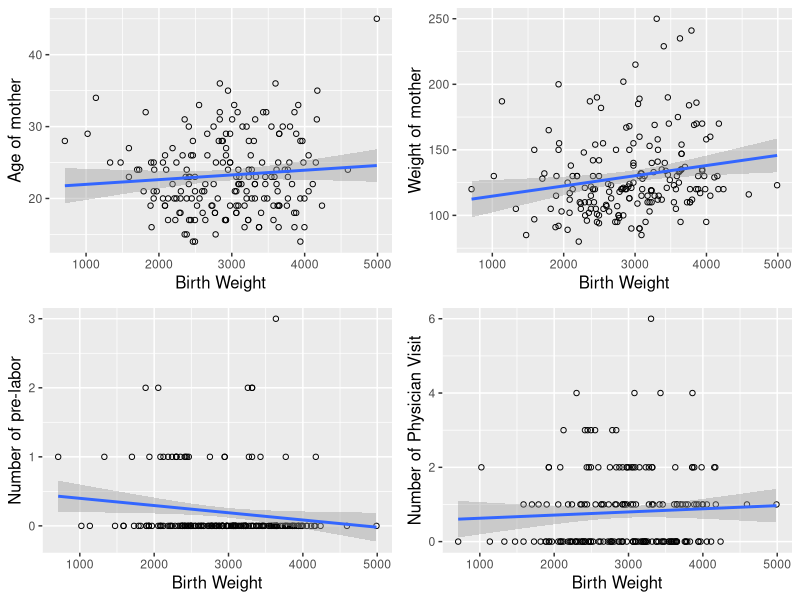
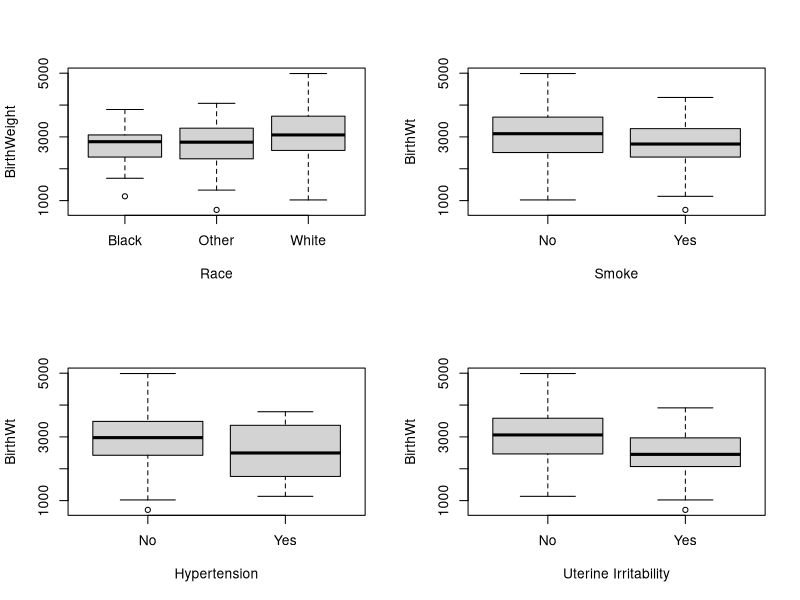
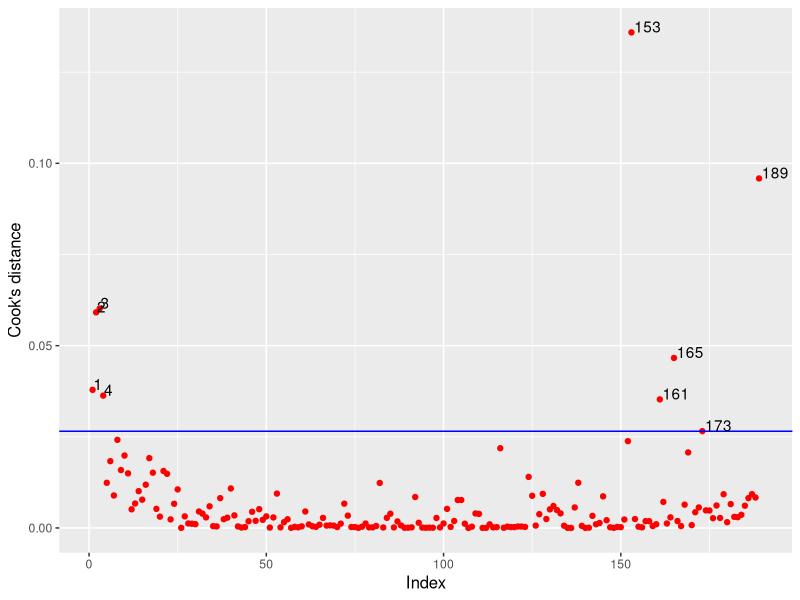
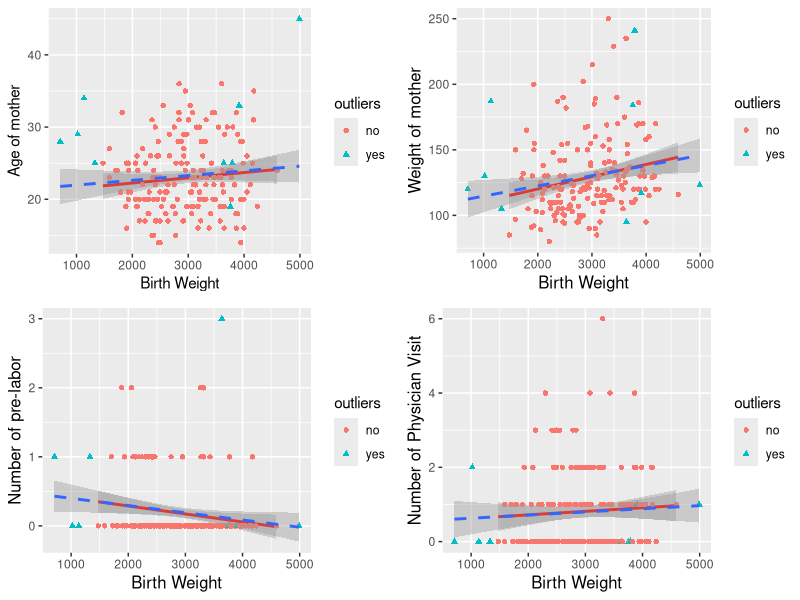
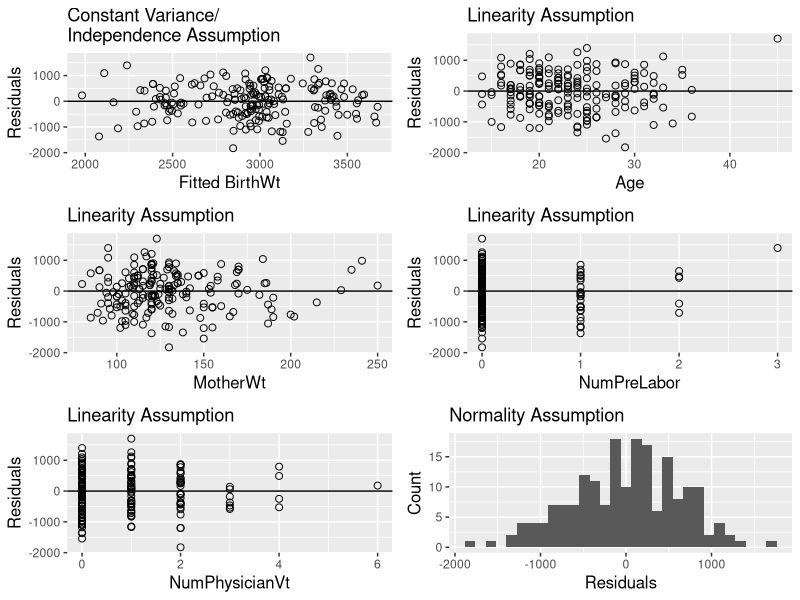
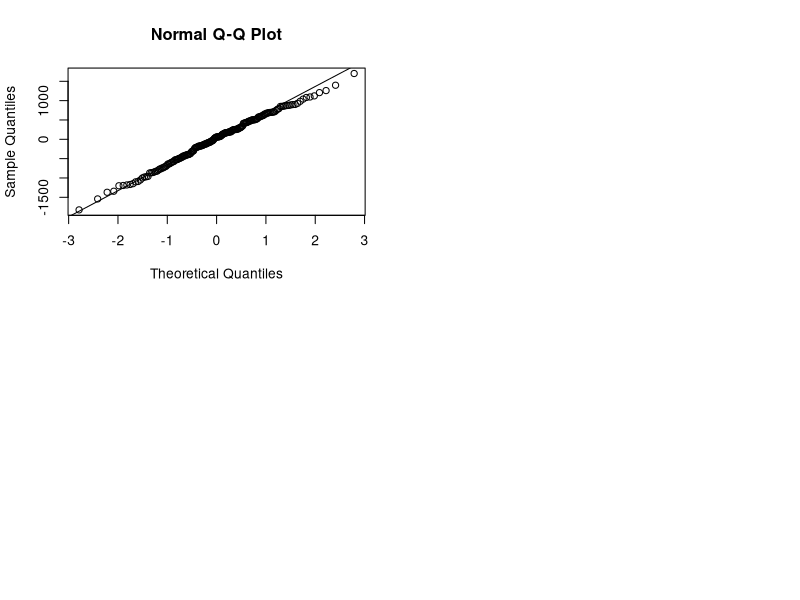

The R source for these figures, in order:
## ---- chunk 1
library(ggplot2)
library(gridExtra)
data_table = read.table('Birthweight.csv', header = T, sep = ',')
head(data_table)
## ---- chunk 2
p1 = ggplot(data = data_table, aes(x=BirthWt, y = Age))+geom_point(shape=1)+geom_smooth(method = 'lm')+xlab('Birth Weight')+ylab('Age of mother')+theme(axis.title = element_text(size=12))
p2 = ggplot(data = data_table, aes(x=BirthWt, y = MotherWt))+geom_point(shape=1)+geom_smooth(method = 'lm')+xlab('Birth Weight')+ylab('Weight of mother')+theme(axis.title = element_text(size=12))
p3 = ggplot(data = data_table, aes(x=BirthWt, y = NumPreLabor))+geom_point(shape=1)+geom_smooth(method = 'lm')+xlab('Birth Weight')+ylab('Number of pre-labor')+theme(axis.title = element_text(size=12))
p4 = ggplot(data = data_table, aes(x=BirthWt, y = NumPhysicianVt))+geom_point(shape=1)+geom_smooth(method = 'lm')+xlab('Birth Weight')+ylab('Number of Physician Visit')+theme(axis.title = element_text(size=12))
grid.arrange(p1,p2,p3,p4)

round(cor(data_table[c(1,2,3,6,9)]),2)

Cor_co1 = round(cor(data_table$BirthWt, data_table$Age),2)
Cor_co2 = round(cor(data_table$BirthWt, data_table$MotherWt),2)
Cor_co3 = round(cor(data_table$BirthWt, data_table$NumPreLabor),2)
Cor_co4 = round(cor(data_table$BirthWt, data_table$NumPhysicianVt),2)
## ---- chunk 3
par(mfrow=c(2,2))
boxplot(data_table$BirthWt~as.factor(data_table$Race),xlab="Race", ylab='BirthWeight')
boxplot(data_table$BirthWt~as.factor(data_table$Smoke), xlab="Smoke", ylab="BirthWt")
boxplot(data_table$BirthWt~as.factor(data_table$Hypertension), xlab="Hypertension", ylab="BirthWt")
boxplot(data_table$BirthWt~as.factor(data_table$UterineIrr), xlab="Uterine Irritability", ylab="BirthWt")

## ---- chunk 4
summary(aov(lm(data_table$BirthWt~data_table$Race)))
summary(aov(lm(data_table$BirthWt~data_table$Smoke)))
summary(aov(lm(data_table$BirthWt~data_table$Hypertension)))
summary(aov(lm(data_table$BirthWt~data_table$UterineIrr)))
## ---- chunk 5
model = lm(data_table$BirthWt~., data=data_table)
summary(model)
coef = round(model$coefficients,2)
## ---- chunk 6
confint(object = model,level = 0.95)
## ---- chunk 7
cook = cooks.distance(model)
cook = as.data.frame(cbind(index=1:189, cooksd = cook))
p = ggplot(data = cook,aes(x=index, y = cooksd)) + geom_point(col='red')+xlab('Index')+ylab('Cook\'s distance')+theme(axis.title = element_text(size=12))
p = p + geom_hline(yintercept = 4*mean(cook$cooksd), col='blue')
p = p + geom_text(aes(label = ifelse(cooksd>4*mean(cooksd), index,'')),hjust=-0.1, vjust=0.01)
p
## ---- chunk 8
outliers = data_table[c(1,2,3,4,153,161,165,173,189),]
outliers

new_data = cbind(data_table, cook)

new_data$outliers = ifelse(new_data$index%in%c(1,2,3,4,153,161,165,173,189),'yes','no')


p1 = ggplot(data = new_data, aes(x=BirthWt, y = Age))+geom_smooth(data = subset(new_data,outliers=='no'), aes(x=BirthWt,y=Age),method = 'lm',col='red')+xlab('Birth Weight')+ylab('Age of mother')+geom_point(aes(col = outliers,shape=outliers))+geom_smooth(method='lm',linetype=2)

p2 = ggplot(data = new_data, aes(x=BirthWt, y = MotherWt))+geom_smooth(data = subset(new_data,outliers=='no'), aes(x=BirthWt,y=MotherWt),method = 'lm',col='red')+xlab('Birth Weight')+ylab('Weight of mother')+theme(axis.title = element_text(size=12))+geom_point(aes(col = outliers,shape=outliers))+geom_smooth(method='lm',linetype=2)

p3 = ggplot(data = new_data, aes(x=BirthWt, y = NumPreLabor))+geom_smooth(data = subset(new_data,outliers=='no'), aes(x=BirthWt,y=NumPreLabor),method = 'lm',col='red')+xlab('Birth Weight')+ylab('Number of pre-labor')+theme(axis.title = element_text(size=12))+geom_point(aes(col = outliers,shape=outliers))+geom_smooth(method='lm',linetype=2)

p4 = ggplot(data = new_data, aes(x=BirthWt, y = NumPhysicianVt))+geom_smooth(data = subset(new_data,outliers=='no'), aes(x=BirthWt,y=NumPhysicianVt),method = 'lm',col='red')+xlab('Birth Weight')+ylab('Number of Physician Visit')+theme(axis.title = element_text(size=12))+geom_point(aes(col = outliers,shape=outliers))+geom_smooth(method='lm',linetype=2)

grid.arrange(p1,p2,p3,p4)
## ---- chunk 9
summary(model)
## ---- chunk 10
p1=ggplot(data= model, aes(x=model$fitted.values, y=model$residuals))+geom_point(shape=1, size=2)+xlab('Fitted BirthWt')+ylab('Residuals')+theme(axis.title=element_text(size=12))+geom_hline(yintercept = 0)+ggtitle('Constant Variance/\nIndependence Assumption')

p2 =ggplot(data= data_table,aes(x=data_table$Age,y=model$residuals))+geom_point(shape=1,size=2)+xlab('Age')+ylab('Residuals')+theme(axis.title = element_text(size=12))+geom_hline(yintercept=0)+ggtitle('Linearity Assumption')

p3 =ggplot(data= data_table,aes(x=data_table$MotherWt,y=model$residuals))+geom_point(shape=1,size=2)+xlab('MotherWt')+ylab('Residuals')+theme(axis.title=element_text(size=12))+geom_hline(yintercept=0)+ggtitle('Linearity Assumption')

p4 =ggplot(data= data_table,aes(x=data_table$NumPreLabor,y=model$residuals))+geom_point(shape=1,size=2)+xlab('NumPreLabor')+ylab('Residuals')+theme(axis.title = element_text(size=12))+geom_hline(yintercept = 0)+ggtitle('Linearity Assumption')

p5 =ggplot(data= data_table,aes(x=data_table$NumPhysicianVt,y=model$residuals))+geom_point(shape=1,size=2)+xlab('NumPhysicianVt')+ylab('Residuals')+theme(axis.title =element_text(size=12))+geom_hline(yintercept = 0)+ggtitle('Linearity Assumption')

p6 = ggplot(data= data_table,aes(model$residuals))+geom_histogram()+xlab('Residuals')+ylab('Count')+theme(axis.title =element_text(size=12))+ggtitle('Normality Assumption')

grid.arrange(p1,p2,p3,p4,p5,p6)

qqnorm(model$residuals)
qqline(model$residuals)
